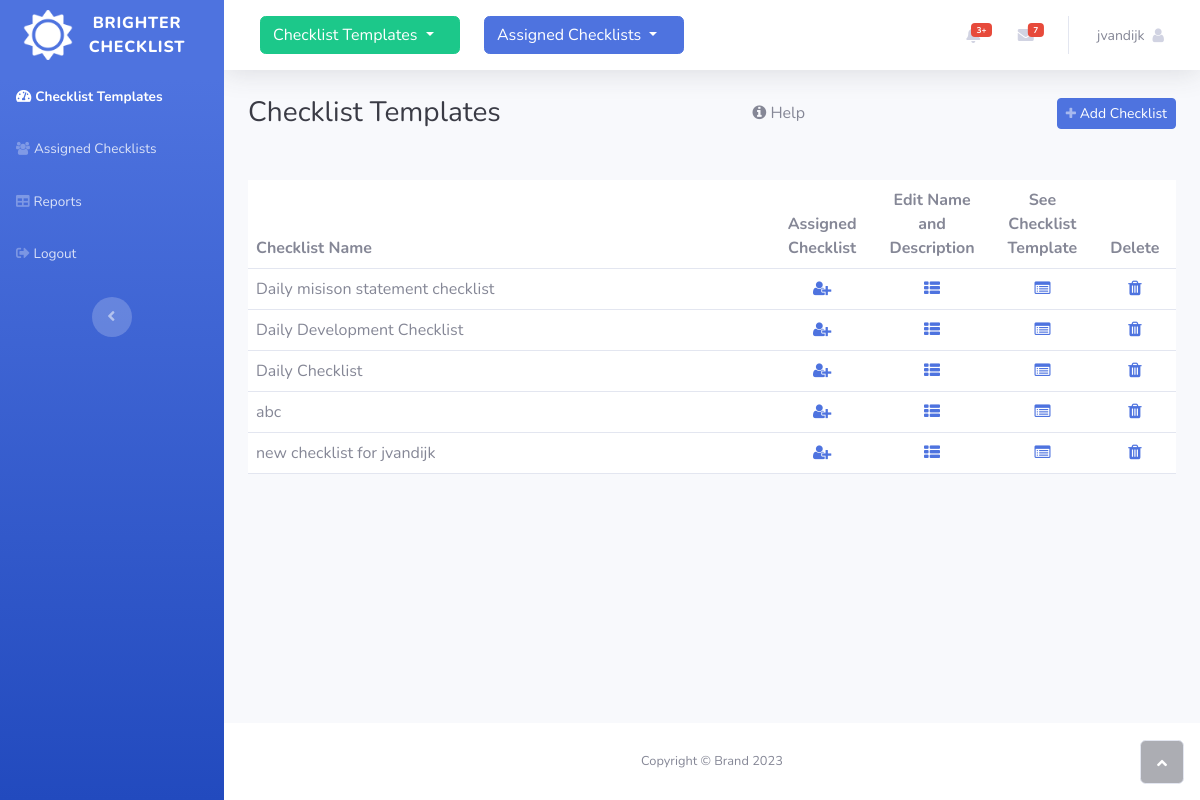
The app's page / (signed in) with its own data.
### checklist_manager/models.py (models this page shows)
class SourceChecklist(models.Model):
    checklist_name = models.TextField()
    checklist_details = models.TextField()
    created = models.DateTimeField(auto_now_add=True)
    last_updated = models.DateTimeField(auto_now_add=True)
    owner = models.ForeignKey(User, on_delete=models.CASCADE)

### checklist_manager/views.py (the view, shortened to what this page needs)
# urls.py: path('', views.manager),
@login_required
def manager(request):
    all_checklists = SourceChecklist.objects.all().filter(owner=request.user)
    template = loader.get_template('manager/checklist_manager_main.html')
    context = {
        'all_checklists': all_checklists,
        'navigation': enumerations.Navigation.manager.name,
    }
    return HttpResponse(template.render(context, request))

### templates/manager/checklist_manager_main.html (shortened to what this page needs)
{% extends "base.html" %}
{% block main_content %}
<div class="d-sm-flex justify-content-between align-items-center mb-4">
    <h3 class="text-dark mb-0">Checklist Templates</h3>
    <a class="btn btn-primary-outline" data-toggle="collapse" data-target="#collapseHelp" aria-expanded="false" aria-controls="collapseHelp">
            <i class="fa fa-info-circle" aria-hidden="true"></i> Help
        </a>
    <a class="btn btn-primary btn-sm d-none d-sm-inline-block" role="button" href="/manager/new/"><i class="fa fa-plus fa-sm text-white-50" style="font-size: 13px;"></i>&nbsp;Add Checklist</a>
</div>
<div class="row">
    <div class="col">
        <div class="table-responsive">
            <table class="table">
                <thead>
                    <tr>
                        <th style="width: 35%">Checklist Name</th>
                        <th class="text-center" width="3%">Assigned Checklist</th>
                        <th class="text-center" width="3%">Edit Name and Description</th>
                        <th class="text-center" width="3%">See Checklist Template</th>
                        <th class="text-center" width="3%">Delete</th>
                    </tr>
                </thead>
                <tbody>
                {% for row in all_checklists %}
                    <tr>
                        <td>{{ row.checklist_name }}</td>
                        <td class="text-center"><a href="/manager/users/{{row.id}}"> <i class="fa fa-user-plus"></i></a></td>
                        <td class="text-center"><a href="/manager/edit/{{row.id}}"><i class="fa fa-th-list"></i></a></td>
                        <td class="text-center"><a href="/manager/template/list/{{row.id}}"> <i class="fa fa-list-alt"></i></a> </td>
                        <td class="text-center"><a href="/manager/delete/{{row.id}}"><i class="fa fa-trash" style="font-size: 17px;"></i></a></td>
                    </tr>
                {% endfor %}
                </tbody>
            </table>
        </div>
    </div>
</div>
</div>
{% endblock %}

### templates/base.html (shortened to what this page needs)
{% load static %}
<!DOCTYPE html>
<html data-bs-theme="light" lang="en">
<head>
    <link rel="stylesheet" href="{% static 'assets/bootstrap/css/bootstrap.min.css' %}">
    <link rel="stylesheet" href="{% static 'assets/fonts/fontawesome-all.min.css' %}">
    <link rel="stylesheet" href="{% static 'assets/fonts/font-awesome.min.css' %}">
    <link rel="stylesheet" href="{% static 'assets/fonts/fontawesome5-overrides.min.css' %}">
</head>
<body id="page-top">
    <div id="wrapper">
        <nav class="navbar align-items-start sidebar sidebar-dark accordion bg-gradient-primary p-0 navbar-dark">
            <div class="container-fluid d-flex flex-column p-0"><a class="navbar-brand d-flex justify-content-center align-items-center sidebar-brand m-0" href="/">
                    <img src="{% static 'assets/img/sun.png' %}" class="img-fluid" width="50" height="50">
                    <div class="sidebar-brand-text mx-3"><span>Brighter</span><br>Checklist</div>
                </a>
                <ul class="navbar-nav text-light" id="accordionSidebar">
                    <li class="nav-item"><a class="nav-link active" href="/manager/"><i class="fas fa-tachometer-alt"></i><span>Checklist Templates</span></a></li>
                    <li class="nav-item"><a class="nav-link" href="{% url 'list_assigned_checklists' %}"><i class="fa fa-users" style="font-size: 13px;"></i><span>Assigned Checklists</span></a></li>
                    <li class="nav-item"><a class="nav-link" data-toggle="modal" data-target="#featureNotAvailableModal" href="reports.html"><i class="fas fa-table"></i><span>Reports</span></a></li>
                    <li class="nav-item"><a class="nav-link" href="/logout/"><i class="fas fa-sign-out-alt"></i><span>Logout</span></a></li>
                </ul>
                <div class="text-center d-none d-md-inline"><button class="btn rounded-circle border-0" id="sidebarToggle" type="button"></button></div>
            </div>
        </nav>
        <div class="d-flex flex-column" id="content-wrapper">
            <div id="content">
                <nav class="navbar navbar-expand bg-white shadow mb-4 topbar static-top navbar-light">
                    <div class="container-fluid"><button class="btn btn-link d-md-none rounded-circle me-3" id="sidebarToggleTop" type="button"></button>
                        <div id="navcol-3" class="collapse navbar-collapse">
                            <ul class="navbar-nav">
                                <li class="nav-item  ">
                                    <div class="dropdown nav-link">
                                        <a class="btn btn-primary dropdown-toggle
                                            {% if navigation == 'manager' %}btn-success {% else %}btn-primary{% endif %}"
                                           style="width: 200px;text-align: left;" aria-expanded="false" data-bs-toggle="dropdown" aria-expanded="false" type="button">Checklist Templates </a>
                                    </div>
                                </li>
                                <li class="nav-item ">
                                    <div class="dropdown nav-link">
                                        <a class="btn btn-primary dropdown-toggle
                                            {% if navigation == 'checklist' %}btn-success {% else %}btn-primary{% endif %}"
                                           style="width: 200px;text-align: left;" aria-expanded="false" data-bs-toggle="dropdown" type="button">Assigned Checklists </a>
                                    </div>
                                </li>
                        </div>
                        <ul class="navbar-nav flex-nowrap ms-auto">
                            <li class="nav-item dropdown no-arrow mx-1">
                                <div class="nav-item dropdown no-arrow"><a class="dropdown-toggle nav-link" aria-expanded="false" data-bs-toggle="dropdown" href="#"><span class="badge bg-danger badge-counter">3+</span></a>
                                </div>
                            </li>
                            <li class="nav-item dropdown no-arrow mx-1">
                                <div class="nav-item dropdown no-arrow"><a class="dropdown-toggle nav-link" aria-expanded="false" data-bs-toggle="dropdown" href="#"><span class="badge bg-danger badge-counter">7</span><i class="fas fa-envelope fa-fw"></i></a>
                                </div>
                            </li>
                            <li class="nav-item dropdown no-arrow">
                                <div class="nav-item dropdown no-arrow"><a class="dropdown-toggle nav-link" aria-expanded="false" data-bs-toggle="dropdown" href="#"><span class="d-none d-lg-inline me-2 text-gray-600 small">{{ user.username }}</span><i class="fa fa-user" aria-hidden="true"></i></a>
                                </div>
                            </li>
                        </ul>
                    </div>
                </nav>
                <div class="container-fluid">
                    {% block main_content %}
                    {% endblock %}
            </div>
            <footer class="bg-white sticky-footer">
                <div class="container my-auto">
                    <div class="text-center my-auto copyright"><span>Copyright © Brand 2023</span></div>
                </div>
            </footer>
        </div><a class="border rounded d-inline scroll-to-top" href="#page-top"><i class="fas fa-angle-up"></i></a>
    </div>
</body>
</html>

### records on screen
SourceChecklist: checklist_name "Daily misison statement checklist"
SourceChecklist: checklist_name "Daily Development Checklist"
SourceChecklist: checklist_name "Daily Checklist"
SourceChecklist: checklist_name "abc"
SourceChecklist: checklist_name "new checklist for jvandijk"

### other values on screen
{{ user.username }} "jvandijk"
